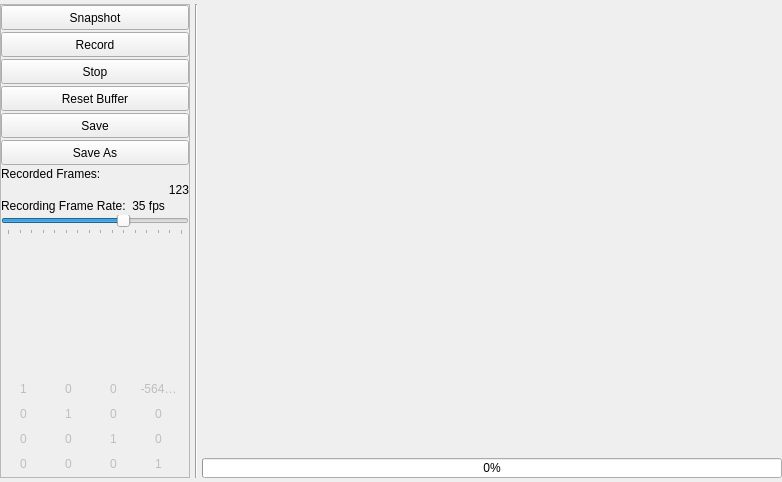
  <widget class="QWizardPage" name="CapturingPage">
   <property name="sizePolicy">
    <sizepolicy hsizetype="MinimumExpanding" vsizetype="MinimumExpanding">
     <horstretch>0</horstretch>
     <verstretch>0</verstretch>
    </sizepolicy>
   </property>
   <property name="title">
    <string>Tracked Ultrasound Capturing</string>
   </property>
   <property name="subTitle">
    <string>Image Capturing</string>
   </property>
   <layout class="QHBoxLayout" name="horizontalLayout_5">
    <property name="spacing">
     <number>4</number>
    </property>
    <property name="leftMargin">
     <number>0</number>
    </property>
    <property name="topMargin">
     <number>4</number>
    </property>
    <property name="rightMargin">
     <number>0</number>
    </property>
    <property name="bottomMargin">
     <number>4</number>
    </property>
    <item>
     <widget class="QFrame" name="CapturingPageLeftFrame">
      <property name="minimumSize">
       <size>
        <width>190</width>
        <height>0</height>
       </size>
      </property>
      <property name="maximumSize">
       <size>
        <width>190</width>
        <height>16777215</height>
       </size>
      </property>
      <property name="frameShape">
       <enum>QFrame::StyledPanel</enum>
      </property>
      <property name="frameShadow">
       <enum>QFrame::Raised</enum>
      </property>
      <layout class="QGridLayout" name="gridLayout_2">
       <property name="margin">
        <number>0</number>
       </property>
       <property name="spacing">
        <number>0</number>
       </property>
       <item row="0" column="0">
        <layout class="QVBoxLayout" name="verticalLayout_3" stretch="0,0,0,0,0,1,0,0">
         <property name="spacing">
          <number>2</number>
         </property>
         <item>
          <layout class="QVBoxLayout" name="CapturingButtonsLayout">
           <property name="spacing">
            <number>2</number>
           </property>
           <item>
            <widget class="QPushButton" name="SnapshotButton">
             <property name="sizePolicy">
              <sizepolicy hsizetype="Minimum" vsizetype="Expanding">
               <horstretch>0</horstretch>
               <verstretch>0</verstretch>
              </sizepolicy>
             </property>
             <property name="minimumSize">
              <size>
               <width>150</width>
               <height>25</height>
              </size>
             </property>
             <property name="maximumSize">
              <size>
               <width>500</width>
               <height>25</height>
              </size>
             </property>
             <property name="text">
              <string>Snapshot</string>
             </property>
            </widget>
           </item>
           <item>
            <widget class="QPushButton" name="RecordButton">
             <property name="sizePolicy">
              <sizepolicy hsizetype="Minimum" vsizetype="Expanding">
               <horstretch>0</horstretch>
               <verstretch>0</verstretch>
              </sizepolicy>
             </property>
             <property name="minimumSize">
              <size>
               <width>150</width>
               <height>25</height>
              </size>
             </property>
             <property name="maximumSize">
              <size>
               <width>500</width>
               <height>25</height>
              </size>
             </property>
             <property name="text">
              <string>Record</string>
             </property>
            </widget>
           </item>
           <item>
            <widget class="QPushButton" name="StopButton">
             <property name="sizePolicy">
              <sizepolicy hsizetype="Minimum" vsizetype="Expanding">
               <horstretch>0</horstretch>
               <verstretch>0</verstretch>
              </sizepolicy>
             </property>
             <property name="minimumSize">
              <size>
               <width>150</width>
               <height>25</height>
              </size>
             </property>
             <property name="maximumSize">
              <size>
               <width>500</width>
               <height>25</height>
              </size>
             </property>
             <property name="text">
              <string>Stop</string>
             </property>
            </widget>
           </item>
           <item>
            <widget class="QPushButton" name="ResetBufferButton">
             <property name="sizePolicy">
              <sizepolicy hsizetype="Minimum" vsizetype="Expanding">
               <horstretch>0</horstretch>
               <verstretch>0</verstretch>
              </sizepolicy>
             </property>
             <property name="minimumSize">
              <size>
               <width>150</width>
               <height>25</height>
              </size>
             </property>
             <property name="maximumSize">
              <size>
               <width>500</width>
               <height>25</height>
              </size>
             </property>
             <property name="text">
              <string>Reset Buffer</string>
             </property>
            </widget>
           </item>
           <item>
            <widget class="QPushButton" name="SaveButton">
             <property name="sizePolicy">
              <sizepolicy hsizetype="Minimum" vsizetype="Expanding">
               <horstretch>0</horstretch>
               <verstretch>0</verstretch>
              </sizepolicy>
             </property>
             <property name="minimumSize">
              <size>
               <width>150</width>
               <height>25</height>
              </size>
             </property>
             <property name="maximumSize">
              <size>
               <width>500</width>
               <height>25</height>
              </size>
             </property>
             <property name="text">
              <string>Save</string>
             </property>
            </widget>
           </item>
           <item>
            <widget class="QPushButton" name="SaveAsButton">
             <property name="sizePolicy">
              <sizepolicy hsizetype="Minimum" vsizetype="Expanding">
               <horstretch>0</horstretch>
               <verstretch>0</verstretch>
              </sizepolicy>
             </property>
             <property name="minimumSize">
              <size>
               <width>150</width>
               <height>25</height>
              </size>
             </property>
             <property name="maximumSize">
              <size>
               <width>500</width>
               <height>25</height>
              </size>
             </property>
             <property name="text">
              <string>Save As</string>
             </property>
            </widget>
           </item>
          </layout>
         </item>
         <item>
          <widget class="QLabel" name="RecordedFramesLabel">
           <property name="text">
            <string>Recorded Frames:</string>
           </property>
          </widget>
         </item>
         <item>
          <widget class="QLabel" name="RecordedFrames">
           <property name="text">
            <string>123</string>
           </property>
           <property name="alignment">
            <set>Qt::AlignRight|Qt::AlignTrailing|Qt::AlignVCenter</set>
           </property>
          </widget>
         </item>
         <item>
          <widget class="QLabel" name="RecordingFrameRateLabel">
           <property name="text">
            <string>Recording Frame Rate:  35 fps</string>
           </property>
          </widget>
         </item>
         <item>
          <widget class="QSlider" name="RecordingFrameRateSlider">
           <property name="maximum">
            <number>30</number>
           </property>
           <property name="singleStep">
            <number>1</number>
           </property>
           <property name="value">
            <number>20</number>
           </property>
           <property name="sliderPosition">
            <number>20</number>
           </property>
           <property name="orientation">
            <enum>Qt::Horizontal</enum>
           </property>
           <property name="invertedAppearance">
            <bool>false</bool>
           </property>
           <property name="invertedControls">
            <bool>false</bool>
           </property>
           <property name="tickPosition">
            <enum>QSlider::TicksBelow</enum>
           </property>
           <property name="tickInterval">
            <number>2</number>
           </property>
          </widget>
         </item>
         <item>
          <spacer name="CapturingVerticalSpacer">
           <property name="orientation">
            <enum>Qt::Vertical</enum>
           </property>
           <property name="sizeHint" stdset="0">
            <size>
             <width>20</width>
             <height>40</height>
            </size>
           </property>
          </spacer>
         </item>
         <item>
          <layout class="QGridLayout" name="RecordingGridToolStateDisplay">
           <property name="spacing">
            <number>2</number>
           </property>
          </layout>
         </item>
         <item>
          <layout class="QVBoxLayout" name="CapturingTrackerMatrixLayout">
           <property name="spacing">
            <number>2</number>
           </property>
           <item>
            <widget class="QTableWidget" name="CapturingTrackerMatrix">
             <property name="enabled">
              <bool>false</bool>
             </property>
             <property name="sizePolicy">
              <sizepolicy hsizetype="MinimumExpanding" vsizetype="MinimumExpanding">
               <horstretch>0</horstretch>
               <verstretch>0</verstretch>
              </sizepolicy>
             </property>
             <property name="minimumSize">
              <size>
               <width>180</width>
               <height>100</height>
              </size>
             </property>
             <property name="maximumSize">
              <size>
               <width>180</width>
               <height>100</height>
              </size>
             </property>
             <property name="sizeIncrement">
              <size>
               <width>1</width>
               <height>0</height>
              </size>
             </property>
             <property name="font">
              <font>
               <kerning>false</kerning>
              </font>
             </property>
             <property name="cursor" stdset="0">
              <cursorShape>ArrowCursor</cursorShape>
             </property>
             <property name="acceptDrops">
              <bool>false</bool>
             </property>
             <property name="layoutDirection">
              <enum>Qt::LeftToRight</enum>
             </property>
             <property name="autoFillBackground">
              <bool>true</bool>
             </property>
             <property name="frameShape">
              <enum>QFrame::NoFrame</enum>
             </property>
             <property name="frameShadow">
              <enum>QFrame::Plain</enum>
             </property>
             <property name="verticalScrollBarPolicy">
              <enum>Qt::ScrollBarAlwaysOff</enum>
             </property>
             <property name="horizontalScrollBarPolicy">
              <enum>Qt::ScrollBarAlwaysOff</enum>
             </property>
             <property name="autoScroll">
              <bool>false</bool>
             </property>
             <property name="autoScrollMargin">
              <number>0</number>
             </property>
             <property name="editTriggers">
              <set>QAbstractItemView::NoEditTriggers</set>
             </property>
             <property name="tabKeyNavigation">
              <bool>false</bool>
             </property>
             <property name="showDropIndicator" stdset="0">
              <bool>false</bool>
             </property>
             <property name="dragDropOverwriteMode">
              <bool>false</bool>
             </property>
             <property name="dragDropMode">
              <enum>QAbstractItemView::NoDragDrop</enum>
             </property>
             <property name="selectionMode">
              <enum>QAbstractItemView::NoSelection</enum>
             </property>
             <property name="verticalScrollMode">
              <enum>QAbstractItemView::ScrollPerItem</enum>
             </property>
             <property name="showGrid">
              <bool>false</bool>
             </property>
             <property name="gridStyle">
              <enum>Qt::NoPen</enum>
             </property>
             <property name="wordWrap">
              <bool>false</bool>
             </property>
             <property name="cornerButtonEnabled">
              <bool>false</bool>
             </property>
             <property name="rowCount">
              <number>4</number>
             </property>
             <property name="columnCount">
              <number>4</number>
             </property>
             <attribute name="horizontalHeaderVisible">
              <bool>false</bool>
             </attribute>
             <attribute name="horizontalHeaderCascadingSectionResizes">
              <bool>false</bool>
             </attribute>
             <attribute name="horizontalHeaderDefaultSectionSize">
              <number>45</number>
             </attribute>
             <attribute name="horizontalHeaderHighlightSections">
              <bool>false</bool>
             </attribute>
             <attribute name="horizontalHeaderMinimumSectionSize">
              <number>0</number>
             </attribute>
             <attribute name="horizontalHeaderStretchLastSection">
              <bool>false</bool>
             </attribute>
             <attribute name="verticalHeaderVisible">
              <bool>false</bool>
             </attribute>
             <attribute name="verticalHeaderCascadingSectionResizes">
              <bool>false</bool>
             </attribute>
             <attribute name="verticalHeaderDefaultSectionSize">
              <number>25</number>
             </attribute>
             <attribute name="verticalHeaderHighlightSections">
              <bool>false</bool>
             </attribute>
             <attribute name="verticalHeaderMinimumSectionSize">
              <number>0</number>
             </attribute>
             <row/>
             <row/>
             <row/>
             <row/>
             <column/>
             <column/>
             <column/>
             <column/>
             <item row="0" column="0">
              <property name="text">
               <string>1</string>
              </property>
              <property name="textAlignment">
               <set>AlignHCenter|AlignVCenter|AlignCenter</set>
              </property>
             </item>
             <item row="0" column="1">
              <property name="text">
               <string>0</string>
              </property>
              <property name="textAlignment">
               <set>AlignHCenter|AlignVCenter|AlignCenter</set>
              </property>
             </item>
             <item row="0" column="2">
              <property name="text">
               <string>0</string>
              </property>
              <property name="textAlignment">
               <set>AlignHCenter|AlignVCenter|AlignCenter</set>
              </property>
             </item>
             <item row="0" column="3">
              <property name="text">
               <string>-564.22</string>
              </property>
              <property name="textAlignment">
               <set>AlignHCenter|AlignVCenter|AlignCenter</set>
              </property>
             </item>
             <item row="1" column="0">
              <property name="text">
               <string>0</string>
              </property>
              <property name="textAlignment">
               <set>AlignHCenter|AlignVCenter|AlignCenter</set>
              </property>
             </item>
             <item row="1" column="1">
              <property name="text">
               <string>1</string>
              </property>
              <property name="textAlignment">
               <set>AlignHCenter|AlignVCenter|AlignCenter</set>
              </property>
             </item>
             <item row="1" column="2">
              <property name="text">
               <string>0</string>
              </property>
              <property name="textAlignment">
               <set>AlignHCenter|AlignVCenter|AlignCenter</set>
              </property>
             </item>
             <item row="1" column="3">
              <property name="text">
               <string>0</string>
              </property>
              <property name="textAlignment">
               <set>AlignHCenter|AlignVCenter|AlignCenter</set>
              </property>
             </item>
             <item row="2" column="0">
              <property name="text">
               <string>0</string>
              </property>
              <property name="textAlignment">
               <set>AlignHCenter|AlignVCenter|AlignCenter</set>
              </property>
             </item>
             <item row="2" column="1">
              <property name="text">
               <string>0</string>
              </property>
              <property name="textAlignment">
               <set>AlignHCenter|AlignVCenter|AlignCenter</set>
              </property>
             </item>
             <item row="2" column="2">
              <property name="text">
               <string>1</string>
              </property>
              <property name="textAlignment">
               <set>AlignHCenter|AlignVCenter|AlignCenter</set>
              </property>
             </item>
             <item row="2" column="3">
              <property name="text">
               <string>0</string>
              </property>
              <property name="textAlignment">
               <set>AlignHCenter|AlignVCenter|AlignCenter</set>
              </property>
             </item>
             <item row="3" column="0">
              <property name="text">
               <string>0</string>
              </property>
              <property name="textAlignment">
               <set>AlignHCenter|AlignVCenter|AlignCenter</set>
              </property>
             </item>
             <item row="3" column="1">
              <property name="text">
               <string>0</string>
              </property>
              <property name="textAlignment">
               <set>AlignHCenter|AlignVCenter|AlignCenter</set>
              </property>
             </item>
             <item row="3" column="2">
              <property name="text">
               <string>0</string>
              </property>
              <property name="textAlignment">
               <set>AlignHCenter|AlignVCenter|AlignCenter</set>
              </property>
             </item>
             <item row="3" column="3">
              <property name="text">
               <string>1</string>
              </property>
              <property name="textAlignment">
               <set>AlignHCenter|AlignVCenter|AlignCenter</set>
              </property>
              <property name="flags">
               <set>ItemIsEnabled</set>
              </property>
             </item>
            </widget>
           </item>
          </layout>
         </item>
        </layout>
       </item>
      </layout>
     </widget>
    </item>
    <item>
     <widget class="Line" name="CapturingLine">
      <property name="sizePolicy">
       <sizepolicy hsizetype="MinimumExpanding" vsizetype="Preferred">
        <horstretch>0</horstretch>
        <verstretch>1</verstretch>
       </sizepolicy>
      </property>
      <property name="minimumSize">
       <size>
        <width>4</width>
        <height>400</height>
       </size>
      </property>
      <property name="maximumSize">
       <size>
        <width>4</width>
        <height>16777215</height>
       </size>
      </property>
      <property name="orientation">
       <enum>Qt::Vertical</enum>
      </property>
     </widget>
    </item>
    <item>
     <layout class="QVBoxLayout" name="verticalLayout_6">
      <item>
       <widget class="QVTKWidget" name="CapturingRealtimeRenderer" native="true">
        <property name="sizePolicy">
         <sizepolicy hsizetype="Expanding" vsizetype="Expanding">
          <horstretch>1</horstretch>
          <verstretch>1</verstretch>
         </sizepolicy>
        </property>
        <property name="minimumSize">
         <size>
          <width>580</width>
          <height>450</height>
         </size>
        </property>
        <property name="sizeIncrement">
         <size>
          <width>4</width>
          <height>3</height>
         </size>
        </property>
       </widget>
      </item>
      <item>
       <layout class="QHBoxLayout" name="horizontalLayout_3">
        <item>
         <widget class="QProgressBar" name="CapturingProgressBar">
          <property name="enabled">
           <bool>true</bool>
          </property>
          <property name="sizePolicy">
           <sizepolicy hsizetype="MinimumExpanding" vsizetype="Fixed">
            <horstretch>1</horstretch>
            <verstretch>0</verstretch>
           </sizepolicy>
          </property>
          <property name="minimumSize">
           <size>
            <width>0</width>
            <height>20</height>
           </size>
          </property>
          <property name="maximumSize">
           <size>
            <width>16777215</width>
            <height>20</height>
           </size>
          </property>
          <property name="value">
           <number>0</number>
          </property>
         </widget>
        </item>
       </layout>
      </item>
     </layout>
    </item>
   </layout>
  </widget>
